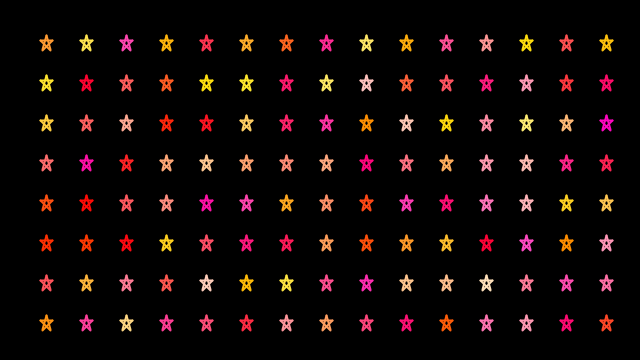
Frame 1 (no input)
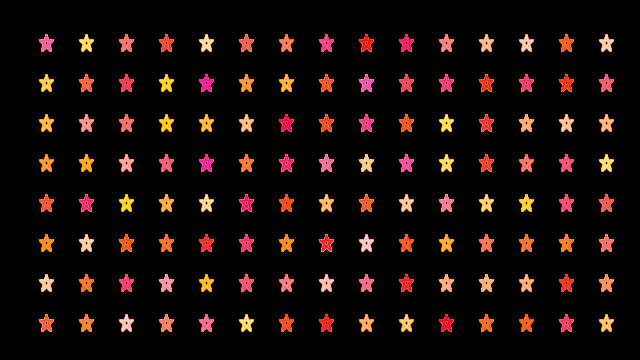
Frame 60 (the mouse pressed at the canvas centre just before this capture)
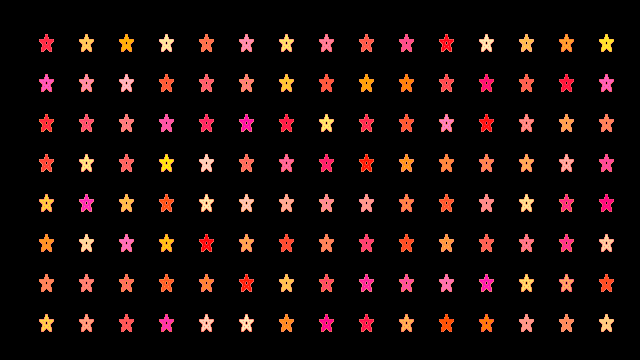
Frame 120 (the mouse held since frame 60 and released just before this capture)

The Processing sketch that drew these frames (run headless with seeded random() and noise(); from frame 60 on, the mouse is pressed at the canvas centre):

// Processing sketch: processing_187280
// ── processing_187280.pde

void setup() {
size(640, 360); 
background(0); 
noStroke(); 
smooth();
}

void draw() {
  //change the parameter (redValue) to adjust color of the stars. 0 = more blue, 255 = more yell0w)
 drawStars(255);
}

void drawStars(int redValue) {
int gridSize = 40;

for (int x = gridSize; x <= width - gridSize; x += gridSize) {
  for (int y = gridSize; y <= height - gridSize; y += gridSize) {
    stroke(redValue, random(0,240), random(0,200));
    strokeWeight(2);
    line(x,y, x+12,y);
    line(x+2,y+10, x+12,y);
    line(x,y, x+10,y+10);
    line(x+2,y+9, x+6,y-5);
    line(x+10,y+9, x+6, y-5);
  }
}
}
